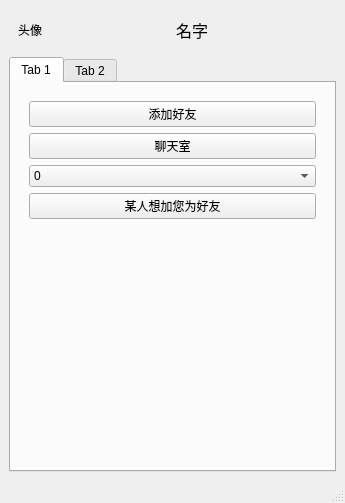
<?xml version="1.0" encoding="UTF-8"?>
<ui version="4.0">
 <class>mainwindow</class>
 <widget class="QMainWindow" name="mainwindow">
  <property name="geometry">
   <rect>
    <x>0</x>
    <y>0</y>
    <width>345</width>
    <height>503</height>
   </rect>
  </property>
  <property name="windowTitle">
   <string>MainWindow</string>
  </property>
  <widget class="QWidget" name="centralwidget">
   <layout class="QVBoxLayout" name="verticalLayout">
    <item>
     <widget class="QWidget" name="widget" native="true">
      <layout class="QHBoxLayout" name="horizontalLayout">
       <item>
        <widget class="QLabel" name="pic">
         <property name="text">
          <string>头像</string>
         </property>
        </widget>
       </item>
       <item>
        <widget class="QLabel" name="name">
         <property name="font">
          <font>
           <pointsize>12</pointsize>
          </font>
         </property>
         <property name="text">
          <string>名字</string>
         </property>
        </widget>
       </item>
      </layout>
     </widget>
    </item>
    <item>
     <widget class="QTabWidget" name="tabWidget">
      <property name="currentIndex">
       <number>0</number>
      </property>
      <widget class="QWidget" name="sys_fun">
       <attribute name="title">
        <string>Tab 1</string>
       </attribute>
       <layout class="QGridLayout" name="gridLayout">
        <item row="0" column="0">
         <widget class="QWidget" name="widget_2" native="true">
          <layout class="QVBoxLayout" name="verticalLayout_2">
           <item>
            <widget class="QPushButton" name="addfriend">
             <property name="text">
              <string>添加好友</string>
             </property>
            </widget>
           </item>
           <item>
            <widget class="QPushButton" name="clientchat">
             <property name="text">
              <string>聊天室</string>
             </property>
            </widget>
           </item>
           <item>
            <widget class="QComboBox" name="changepic">
             <item>
              <property name="text">
               <string>0</string>
              </property>
             </item>
             <item>
              <property name="text">
               <string>1</string>
              </property>
             </item>
             <item>
              <property name="text">
               <string>2</string>
              </property>
             </item>
             <item>
              <property name="text">
               <string>3</string>
              </property>
             </item>
             <item>
              <property name="text">
               <string>4</string>
              </property>
             </item>
             <item>
              <property name="text">
               <string>5</string>
              </property>
             </item>
             <item>
              <property name="text">
               <string>6</string>
              </property>
             </item>
            </widget>
           </item>
           <item>
            <widget class="QPushButton" name="added">
             <property name="text">
              <string>某人想加您为好友</string>
             </property>
            </widget>
           </item>
           <item>
            <spacer name="verticalSpacer">
             <property name="orientation">
              <enum>Qt::Vertical</enum>
             </property>
             <property name="sizeHint" stdset="0">
              <size>
               <width>20</width>
               <height>40</height>
              </size>
             </property>
            </spacer>
           </item>
          </layout>
         </widget>
        </item>
       </layout>
      </widget>
      <widget class="QWidget" name="f_lsit">
       <attribute name="title">
        <string>Tab 2</string>
       </attribute>
       <layout class="QVBoxLayout" name="verticalLayout_3">
        <item>
         <widget class="QListWidget" name="friends">
          <property name="contextMenuPolicy">
           <enum>Qt::CustomContextMenu</enum>
          </property>
         </widget>
        </item>
       </layout>
      </widget>
     </widget>
    </item>
   </layout>
  </widget>
  <widget class="QStatusBar" name="statusbar"/>
  <action name="actChat">
   <property name="text">
    <string>发起聊天</string>
   </property>
  </action>
  <action name="actSendFile">
   <property name="text">
    <string>发送文件</string>
   </property>
  </action>
 </widget>
 <resources/>
 <connections/>
</ui>
